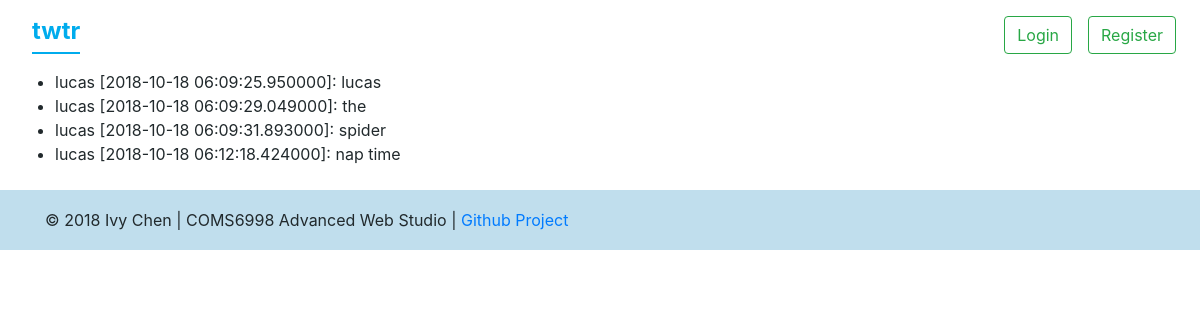
The page /messages/lucas on the database its author committed.
### models.py (models this page shows)
class History(db.Model):
    id = db.Column('id', db.Integer, primary_key=True)
    timestamp = db.Column(db.DateTime)
    sender = db.Column('sender', db.String(140))
    replyto = db.Column('replyto', db.String(140))
    message = db.Column('message', db.String(300))

### app.py (the view)
@app.route('/messages/<username>', methods=['POST', 'GET'])
def messages(username):
    messages = models.History.query.filter_by(sender=username).all()
    return render_template('messages.html', messages=messages)

### templates/messages.html (shortened to what this page needs)
{% extends "base.html" %}
{% block body %}
  {% block content %}
  <ul id="messages">
    {% for msg in messages %}
      <li>{{ msg.sender }} [{{ msg.timestamp }}]: {{ msg.message }}</li>
    {% endfor %}
  </ul>
  {% endblock %}
{% endblock %}

### rows shown on the page
History: sender "lucas", timestamp "2018-10-18 06:09:25.950000", message "lucas"
History: sender "lucas", timestamp "2018-10-18 06:09:29.049000", message "the"
History: sender "lucas", timestamp "2018-10-18 06:09:31.893000", message "spider"
History: sender "lucas", timestamp "2018-10-18 06:12:18.424000", message "nap time"
